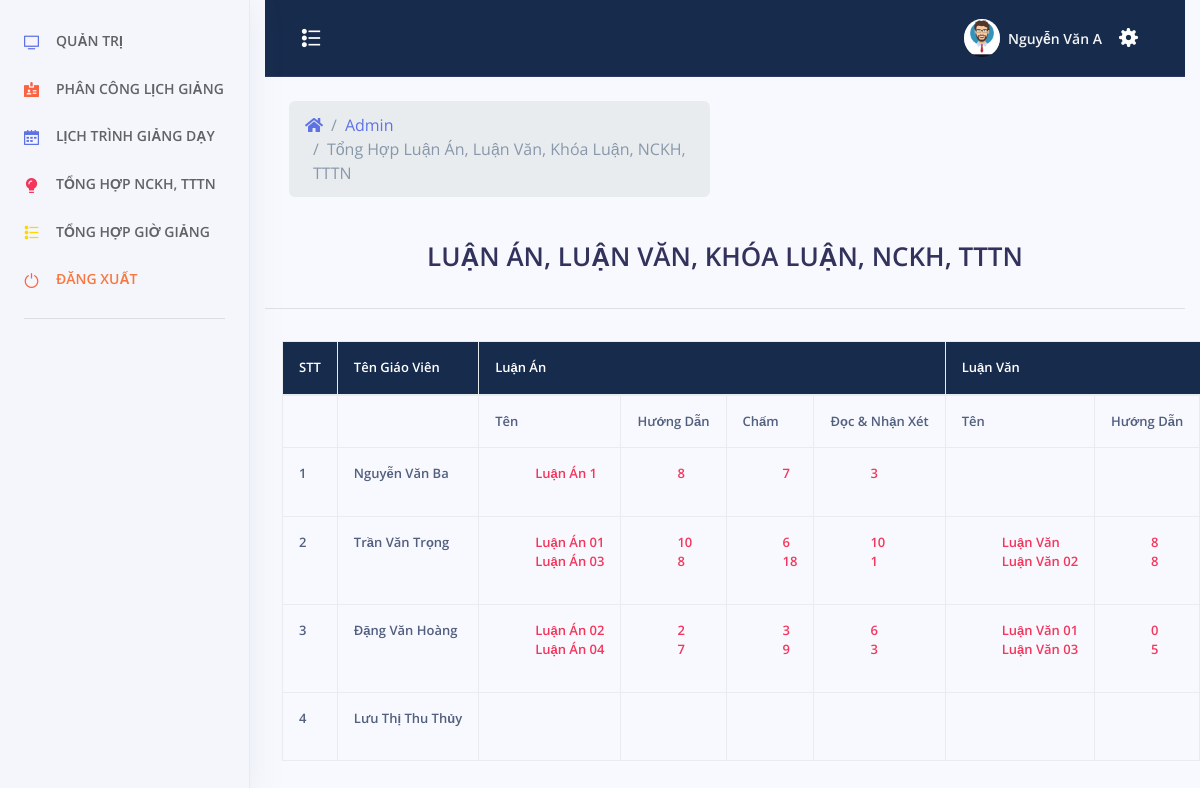
/admin/index.php?menu=tong-hop (signed in), run on an earlier commit of the app's database.
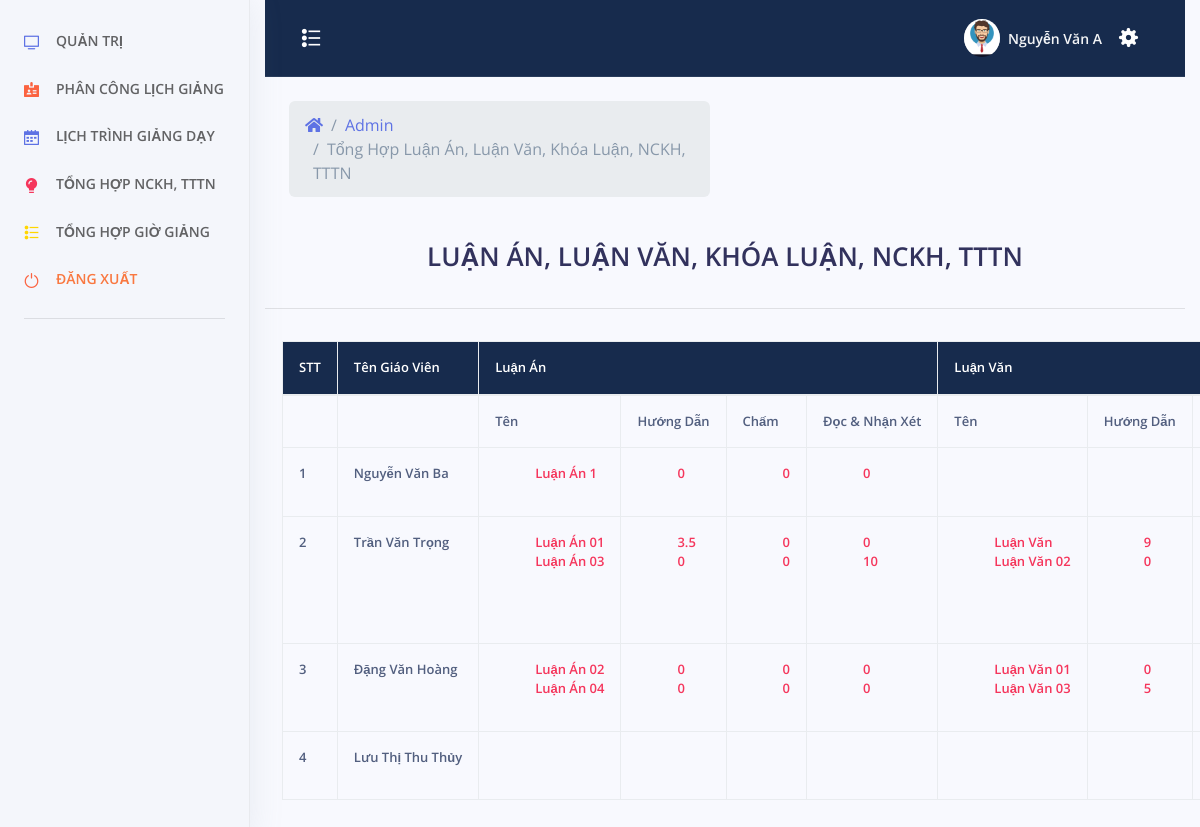
And on a later commit of the database.
### tables this page shows
CREATE TABLE `tai_khoan` (
  `id_tai_khoan` int(11) NOT NULL,
  `ten_tai_khoan` varchar(30) NOT NULL,
  `mat_khau` varchar(100) NOT NULL,
  `nhom_tai_khoan` tinyint(2) NOT NULL,
  `ten_sinh_vien` varchar(100) NOT NULL,
  `sdt` varchar(20) NOT NULL,
  `ngay_sinh` varchar(50) NOT NULL,
  `ngay_tao` datetime NOT NULL
);

CREATE TABLE `luan_an` (
  `id` int(11) NOT NULL,
  `id_giaovien` int(11) NOT NULL,
  `ten` varchar(500) NOT NULL,
  `huong_dan` float DEFAULT NULL,
  `cham` float DEFAULT NULL,
  `doc` float DEFAULT NULL
);

CREATE TABLE `luan_van` (
  `id` int(11) NOT NULL,
  `id_giaovien` int(11) NOT NULL,
  `ten` varchar(500) NOT NULL,
  `huong_dan` float NOT NULL,
  `cham` float NOT NULL,
  `doc` float NOT NULL
);

### admin/tong-hop.php (the view, shortened to what this page needs)
<?php
	include_once('../config/config.php');
	include_once('../header.php');
 ?>
<?php
		if($_SESSION["taikhoan"] == NULL){ ?>
			<script>
				window.location.href="../tai-khoan/dang-nhap.php";
			</script>
		<?php }else {?>
		<?php
			$sql = "SELECT * FROM `tai_khoan` WHERE `nhom_tai_khoan`=0";
			$qr = mysqli_query($conn, $sql);
		 ?>
		 	<div class="row align-items-center py-4">
            <div class="col-lg-6 col-7">
              <nav aria-label="breadcrumb" class="d-none d-md-inline-block ml-md-4">
                <ol class="breadcrumb breadcrumb-links breadcrumb-dark">
                  <li class="breadcrumb-item"><a href="#"><i class="fas fa-home"></i></a></li>
                  <li class="breadcrumb-item"><a href="index.php">Admin</a></li>
                  <li class="breadcrumb-item active" aria-current="page">Tổng Hợp Luận Án, Luận Văn, Khóa Luận, NCKH, TTTN</li>
                </ol>
              </nav>
            </div>
          </div>
			<div class="caption">
			<h1 style="text-align: center">LUẬN ÁN, LUẬN VĂN, KHÓA LUẬN, NCKH, TTTN</h1>
			</div>
			<hr>
			<div class="row">
				<table class="table table-bordered table-responsive">
					<tr class="chimuc">
						<th rowspan="2">STT</th>
						<th rowspan="2">Tên Giáo Viên</th>
						<th colspan="4">Luận Án</th>
						<th colspan="4">Luận Văn</th>
					</tr>
					<tbody>
                        <tr>
                            <td></td>
                            <td></td>
                            <td>Tên </td>
                            <td>Hướng Dẫn</td>
                            <td>Chấm</td>
                            <td>Đọc & Nhận Xét</td>
                            <td>Tên </td>
                            <td>Hướng Dẫn</td>
                            <td>Chấm</td>
                        </tr>
					<?php $stt = 1;?>
					<?php while($row = mysqli_fetch_assoc($qr)){ ?>
						<tr>
							<td><?php echo $stt;?></td>
							<td>
							<?php echo $row["ten_sinh_vien"]; ?>
							</td>
                            <td style="color: #f5365c;" class="gach">
                            <ul style="list-style:none" class="gach">
                                <?php
                                $idgv1 = $row["id_tai_khoan"];
                                $sqlluanan = "SELECT * FROM `luan_an` WHERE `id_giaovien` = '$idgv1'";
                                $qrluanan = mysqli_query($conn, $sqlluanan);
                                while($rowluanan = mysqli_fetch_assoc($qrluanan)){
                                echo "<li> ".$rowluanan["ten"]."</li>";
                                }
                                ?>
                                </ul>
                            </td>
                            <td style="color: #f5365c;">
                            <ul style="list-style:none" class="gach">
                                <?php
                                $idgv1 = $row["id_tai_khoan"];
                                $sqlluanan = "SELECT * FROM `luan_an` WHERE `id_giaovien` = '$idgv1'";
                                $qrluanan = mysqli_query($conn, $sqlluanan);
                                while($rowluanan = mysqli_fetch_assoc($qrluanan)){
                                echo "<li> ".$rowluanan["huong_dan"]."</li>";
                                }
                                ?>
                                </ul>
                            </td>
                            <td style="color: #f5365c;">
                            <ul style="list-style:none">
                                <?php
                                $idgv1 = $row["id_tai_khoan"];
                                $sqlluanan = "SELECT * FROM `luan_an` WHERE `id_giaovien` = '$idgv1'";
                                $qrluanan = mysqli_query($conn, $sqlluanan);
                                while($rowluanan = mysqli_fetch_assoc($qrluanan)){
                                echo "<li> ".$rowluanan["cham"]."</li>";
                                }
                                ?>
                                </ul>
                            </td>
                            <td style="color: #f5365c;">
                            <ul style="list-style:none">
                                <?php
                                $idgv1 = $row["id_tai_khoan"];
                                $sqlluanan = "SELECT * FROM `luan_an` WHERE `id_giaovien` = '$idgv1'";
                                $qrluanan = mysqli_query($conn, $sqlluanan);
                                while($rowluanan = mysqli_fetch_assoc($qrluanan)){
                                echo "<li> ".$rowluanan["doc"]."</li>";
                                }
                                ?>
                                </ul>
                            </td>
                            <td style="color: #f5365c;">
                            <ul style="list-style:none">
                                <?php
                                $idgv1 = $row["id_tai_khoan"];
                                $sqlluanan = "SELECT * FROM `luan_van` WHERE `id_giaovien` = '$idgv1'";
                                $qrluanan = mysqli_query($conn, $sqlluanan);
                                while($rowluanan = mysqli_fetch_assoc($qrluanan)){
                                echo "<li> ".$rowluanan["ten"]."</li>";
                                }
                                ?>
                                </ul>
                            </td>
                            <td style="color: #f5365c;">
                            <ul style="list-style:none">
                                <?php
                                $idgv1 = $row["id_tai_khoan"];
                                $sqlluanan = "SELECT * FROM `luan_van` WHERE `id_giaovien` = '$idgv1'";
                                $qrluanan = mysqli_query($conn, $sqlluanan);
                                while($rowluanan = mysqli_fetch_assoc($qrluanan)){
                                echo "<li> ".$rowluanan["huong_dan"]."</li>";
                                }
                                ?>
                                </ul>
                            </td>
                            <td style="color: #f5365c;">
                            </td>
						</tr>
						<?php $stt = $stt + 1; ?>
						<?php } ?>
					</tbody>
				</table>
<br>
			</div>
    <?php } ?>
</div>
 <?php
	include_once('../footer.php');
 ?>

### header.php (shortened to what this page needs)
<?php
	$url = "http://localhost/hvan/";
 ?>
<!DOCTYPE html>
<html lang="vi">
<head>
  <link rel="stylesheet" href="<?php echo $url;?>assets/vendor/nucleo/css/nucleo.css" type="text/css">
  <link rel="stylesheet" href="<?php echo $url;?>assets/vendor/@fortawesome/fontawesome-free/css/all.min.css" type="text/css">
  <link rel="stylesheet" href="<?php echo $url;?>assets/css/argon.css?v=1.2.0" type="text/css">
  <link rel="stylesheet" href="<?php echo $url;?>assets/css/style.css" type="text/css">
</head>

### admin/index.php (shortened to what this page needs)
<?php
	include_once('../header.php');
 ?>
<div class="container-fluid">
	<?php
		if($_SESSION["taikhoan"] == NULL){ ?>
			<script>
				window.location.href="../tai-khoan/dang-nhap.php";
			</script>
		<?php }else {
			include_once('quantri.php');
		}
	 ?>
 <?php
	include_once('../footer.php');
 ?>

### admin/quantri.php (shortened to what this page needs)
<?php
		if($_SESSION["taikhoan"] == NULL){ ?>
			<script>
				window.location.href="../tai-khoan/dang-nhap.php";
			</script>
    <?php }else {?>
  <body>
  <nav class="sidenav navbar navbar-vertical  fixed-left  navbar-expand-xs navbar-light bg-white divcollap" id="sidenav-main">
    <div class="scrollbar-inner">
      <div class="navbar-inner">
        <div class="collapse navbar-collapse" id="sidenav-collapse-main">
          <ul class="navbar-nav">
            <li class="nav-item">
              <a class="nav-link" href="?menu=bangdk" id="dieukhien">
                <i class="ni ni-tv-2 text-primary"></i>
                <span class="nav-link-text">Quản Trị</span>
              </a>
            </li>
            <li class="nav-item">
              <a class="nav-link" href="?menu=phancong" id="phancong">
                <i class="ni ni-badge text-orange"></i>
                <span class="nav-link-text">Phân Công Lịch Giảng</span>
              </a>
            </li>
            <li class="nav-item">
              <a class="nav-link" href="?menu=lichtrinh" id="lichtrinh">
                <i class="ni ni-calendar-grid-58 text-primary"></i>
                <span class="nav-link-text">Lịch trình giảng dạy</span>
              </a>
            </li>
            <li class="nav-item">
              <a class="nav-link" href="?menu=tong-hop" id="lichtrinh">
                <i class="ni ni-bulb-61 text-red"></i>
                <span class="nav-link-text">Tổng Hợp NCKH, TTTN</span>
              </a>
            </li>
            <li class="nav-item">
              <a class="nav-link" href="?menu=hoatdongkhac" id="khac">
                <i class="ni ni-bullet-list-67 text-yellow"></i>
                <span class="nav-link-text">Tổng Hợp Giờ Giảng </span>
              </a>
            </li>
            <li class="nav-item">
              <a class="nav-link" href="../tai-khoan/dang-xuat.php" >
                <i class="ni ni-button-power"></i>
                <span class="nav-link-text logout">Đăng Xuất</span>
              </a>
            </li>
          </ul>
          <hr class="my-3">
        </div>
      </div>
    </div>
  </nav>
  <div class="main-content" id="panel">
    <nav class="navbar navbar-top navbar-expand navbar-dark bg-default border-bottom">
      <div class="container-fluid">
        <div class="collapse navbar-collapse" id="navbarSupportedContent">
          <button class="ni ni-bullet-list-67 collap" >
          </button>
          <ul class="navbar-nav align-items-center  ml-auto ml-md-0 ">
          <li class="nav-item dropdown">
                      <a class="nav-link pr-0" href="#" role="button" data-toggle="dropdown" aria-haspopup="true" aria-expanded="false">
                        <div class="media align-items-center">
                          <span class="avatar avatar-sm rounded-circle">
                            <img alt="Image placeholder" src="<?php echo $url; ?>assets/img/theme/avatar.png">
                          </span>
                          <div class="media-body  ml-2  d-none d-lg-block">
                            <span class="mb-0 text-sm  font-weight-bold"> <?php echo $_SESSION["tensv"]; ?></span>
                          </div>
                        </div>
                      </a>
                    </li>
                    <li class="nav-item dropdown">
                      <button type="button" data-toggle="modal" data-target="#ModalSuaThongTin" id="suathongtin" idtk="<?php echo $_SESSION["taikhoan"] ?>" tentk="<?php echo $_SESSION["user"] ?>" tenhienthitk="<?php echo $_SESSION["tensv"] ?>" sdttk="<?php echo $_SESSION["sdt"] ?>" ngaysinhtk="<?php echo $_SESSION["ns"] ?>" matkhautk="<?php echo $_SESSION["password"] ?>" class="nav-link" href="#" role="button" data-toggle="dropdown" aria-haspopup="true" aria-expanded="false">
                        <i class="ni ni-settings-gear-65"></i>
                      </button>
                    </li>
          </ul>
        </div>
      </div>
    </nav>
			<?php
				if($_GET["menu"] == "bangdk"){
					include_once('bangdk.php');
				} elseif($_GET["menu"] == "phancong"){
					include_once('phancong.php');
				} elseif($_GET["menu"] == "lichtrinh"){
					include_once('lichtrinh.php');
        } elseif($_GET["menu"] == "hoatdongkhac"){
          include_once('hoatdongkhac.php');
        } elseif($_GET["menu"] == "admin"){
          include_once('admin.php');
        } elseif($_GET["menu"] == "giaovien"){
          include_once('giaovien.php');
        } elseif($_GET["menu"] == "lop"){
          include_once('lop.php');
        } elseif($_GET["menu"] == "chamthi"){
          include_once('chamthi.php');
        } elseif($_GET["menu"] == "coithi"){
          include_once('coithi.php');
        } elseif($_GET["menu"] == "nghiencuu"){
          include_once('nghiencuu.php');
        } elseif($_GET["menu"] == "daygioi"){
          include_once('daygioi.php');
        } elseif($_GET["menu"] == "ngoihoidong"){
          include_once('hoidong.php');
        } elseif($_GET["menu"] == "luanan"){
          include_once('luan-an.php');
        } elseif($_GET["menu"] == "luanvan"){
          include_once('luan-van.php');
        } elseif($_GET["menu"] == "khoaluan"){
          include_once('khoa-luan.php');
        } elseif($_GET["menu"] == "thuctap"){
          include_once('thuc-tap.php');
        }  elseif($_GET["menu"] == "nghien-cuu"){
          include_once('nghien-cuu.php');
        } elseif($_GET["menu"] == "tong-hop"){
          include_once('tong-hop.php');
        }
        else{
					include_once('bangdk.php');
        }
			 ?>
    <?php } ?>
 <?php
	include_once('../footer.php');
 ?>

### footer.php
</body>
</html>

### assets/css/style.css (style rules this page uses)
span.nav-link-text { font-size: 14px; font-weight: 600; text-transform: uppercase; }
span.nav-link-text.logout { color: #F97840; }
button.ni.ni-bullet-list-67.collap { background-color: transparent; border: none; }
button.ni.ni-bullet-list-67.collap:before { color: white; font-size: 20px; }
i.ni.ni-button-power { color: #fb6340; }
button#suathongtin { background-color: transparent; border: none; }
button#suathongtin i.ni.ni-settings-gear-65 { font-size: 21px; color: white; }
table.table.table-bordered { border: none; }
table.table.table-bordered.table-responsive { margin-left: 32px; }
tr.chimuc { background-color: #172b4d; }
tr.chimuc th { color: white; }
.table td, .table th { font-size: .8125rem; white-space: nowrap; font-weight: 600!important; }

What changed in the data, as far as the page shows it:
changed luan_an "Luận Án 1": huong_dan "8" → "0"; cham "7" → "0"; doc "3" → "0"
changed luan_an "Luận Án 01": huong_dan "10" → "3.5"; cham "6" → "0"; doc "10" → "0"
changed luan_an "Luận Án 03": huong_dan "8" → "0"; cham "18" → "0"; doc "1" → "10"
changed luan_van "Luận Văn": huong_dan "8" → "9"
changed luan_van "Luận Văn 02": huong_dan "8" → "0"
changed luan_an "Luận Án 02": huong_dan "2" → "0"; cham "3" → "0"; doc "6" → "0"
changed luan_an "Luận Án 04": huong_dan "7" → "0"; cham "9" → "0"; doc "3" → "0"
